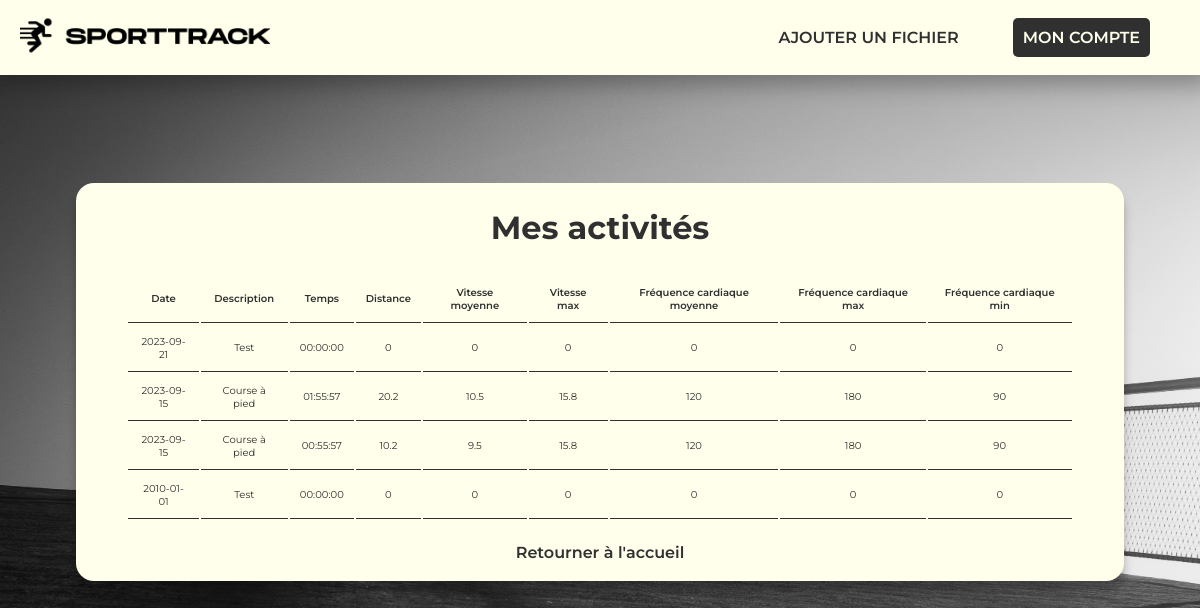
The app's page /activities (signed in) with its own data.
### tables this page shows
CREATE TABLE Activity (
    activityId INTEGER PRIMARY KEY AUTOINCREMENT, -- Primary key, auto-incremented
    userId INTEGER NOT NULL,
    date TEXT NOT NULL,
    description TEXT NOT NULL,
    time TEXT NOT NULL,
    distance REAL NOT NULL,
    averageSpeed REAL NOT NULL,
    maxSpeed REAL NOT NULL,
    totalAltitude REAL NOT NULL,
    averageHeartRate INTEGER NOT NULL,
    maxHeartRate INTEGER NOT NULL,
    minHeartRate INTEGER NOT NULL,
    FOREIGN KEY (userId) REFERENCES User(userId) -- Foreign key constraint
    CHECK (time LIKE '__:__:__')
);

### index.php (called while the page is built, shortened)
<?php
require_once (CONTROLLERS_DIR.'/ApplicationController.php');
ApplicationController::getInstance()->process();
?>

### model/ActivityDAO.php (called while the page is built, shortened)
<?php
class ActivityDAO {
    private static ActivityDAO $dao;
    public static function getInstance(): ActivityDAO {
        if (!isset(self::$dao)) {
            self::$dao = new ActivityDAO();
        }
        return self::$dao;
    }
    public final function findByIdUser(int $id): array {
        $dbc = SqliteConnection::getInstance()->getConnection();
        $query = "SELECT * FROM Activity WHERE userId = :userId";
        $stmt = $dbc->prepare($query);
        $stmt->bindValue(':userId', $id, PDO::PARAM_INT);
        $stmt->execute();
        $results = $stmt->fetchAll(PDO::FETCH_CLASS, 'Activity');
        return $results;
    }
}
?>

### model/Activity.php (called while the page is built, shortened)
<?php
class Activity {
    private string $date;
    private string $description;
    private string $time;
    private float $distance;
    private float $averageSpeed;
    private float $maxSpeed;
    private int $averageHeartRate;
    private int $maxHeartRate;
    private int $minHeartRate;
    public function getDate(): string {
        return $this->date;
    }
    public function getDescription(): string {
        return $this->description;
    }
    public function getTime(): string {
        return $this->time;
    }
    public function getDistance(): float {
        return $this->distance;
    }
    public function getAverageSpeed(): float {
        return $this->averageSpeed;
    }
    public function getMaxSpeed(): float {
        return $this->maxSpeed;
    }
    public function getAverageHeartRate(): int {
        return $this->averageHeartRate;
    }
    public function getMaxHeartRate(): int {
        return $this->maxHeartRate;
    }
    public function getMinHeartRate(): int {
        return $this->minHeartRate;
    }
}
?>

### views/list_activities.php (the view, shortened to what this page needs)
<html>
    <head>
        <link rel="stylesheet" href="../views/list_activities.css" media="screen" type="text/css" />
        <link href="https://cdnjs.cloudflare.com/ajax/libs/font-awesome/6.2.0/css/all.min.css" rel="stylesheet">
    </head>
    <body>
    <div class=menu>
        <a href="/"><img src="img/sporttrack.png"></img></a>
        <a href="upload">AJOUTER UN FICHIER</a>
        <a class="myaccount" href="my_account">MON COMPTE</a>
    </div>
    <div class="activities">
        <h1>Mes activités</h1>
        <?php
        usort($activities, function ($a, $b) {
            $timestampA = strtotime($a->getDate());
            $timestampB = strtotime($b->getDate());
            if ($timestampA == $timestampB) {
                return 0;
            }
            if ($timestampA < $timestampB) {
                return 1;
            } else {
                return -1;
            }
        });
        ?>
        <?php if (empty($activities)) { ?>
            <p>Pas d'activités pour le moment.</p>
            <a class="upload" href="upload">Ajouter une activité</a>
        <?php } else { ?>
            <table>
                <tr>
                    <th>Date</th>
                    <th>Description</th>
                    <th>Temps</th>
                    <th>Distance</th>
                    <th>Vitesse moyenne</th>
                    <th>Vitesse max</th>
                    <th>Fréquence cardiaque moyenne</th>
                    <th>Fréquence cardiaque max</th>
                    <th>Fréquence cardiaque min</th>
                </tr>
                <?php foreach ($activities as $activity) { ?>
                    <tr>
                        <td><?php echo $activity->getDate(); ?></td>
                        <td><?php echo $activity->getDescription(); ?></td>
                        <td><?php echo $activity->getTime(); ?></td>
                        <td><?php echo $activity->getDistance(); ?></td>
                        <td><?php echo $activity->getAverageSpeed(); ?></td>
                        <td><?php echo $activity->getMaxSpeed(); ?></td>
                        <td><?php echo $activity->getAverageHeartRate(); ?></td>
                        <td><?php echo $activity->getMaxHeartRate(); ?></td>
                        <td><?php echo $activity->getMinHeartRate(); ?></td>
                    </tr>
                <?php } ?>
            </table>
        <?php } ?>
        <a class="accueil" href="/">Retourner à l'accueil</a>
    </div>
</body>
</html>

### controllers/ApplicationController.php (shortened to what this page needs)
<?php
class ApplicationController{
    private $routes;
    private function __construct(){
        $this->routes = [
            '/' => CONTROLLERS_DIR.'/main.php',
            'error' => CONTROLLERS_DIR.'/error.php'
        ];
    }
    public function addRoute($path, $ctrl){
        $filePath = $ctrl;
        if(file_exists($filePath)){
            $this->routes[$path] = $filePath;
        }
    }
    private function request_path(){
        $request_uri = explode('/', trim($_SERVER['REQUEST_URI'], '/'));
        $script_name = explode('/', trim($_SERVER['SCRIPT_NAME'], '/'));
        $parts = array_diff_assoc($request_uri, $script_name);
        $path = implode('/', $parts);
        return $path;
    }
    private function get_php_classes($php_code) {
        $classes = array();
        $tokens = token_get_all($php_code);
        $count = count($tokens);
        for ($i = 2; $i < $count; $i++) {
            if ($tokens[$i - 2][0] == T_CLASS
                && $tokens[$i - 1][0] == T_WHITESPACE
                && $tokens[$i][0] == T_STRING) {
                $class_name = $tokens[$i][1];
                $classes[] = $class_name;
            }
        }
        return $classes;
    }
    private function file_get_php_classes($filepath) {
        $php_code = file_get_contents($filepath);
        $classes = $this->get_php_classes($php_code);
        return $classes;
    }
    public function process(){
        $path = $this->request_path();
        if (array_key_exists($path, $this->routes)) {
            $filePath = $this->routes[$path];
            if (file_exists($filePath)) {
                $classes = $this->file_get_php_classes($filePath);
                if (!empty($classes)) {
                    $ctrl_class = $classes[0];
                    if (class_exists($ctrl_class)) {
                        $controller = new $ctrl_class();
                        if (method_exists($controller, $_SERVER['REQUEST_METHOD'])) {
                            $method = $_SERVER['REQUEST_METHOD'];
                            $controller->$method($_REQUEST);
                        } else {
                            $controller->get($_REQUEST);
                        }
                    } else {
                        $this->routes['error'];
                    }
                } else {
                    $this->routes['error'];
                }
            } else {
                $this->routes['error'];
            }
        } else {
            $this->routes['error'];
        }
    }
}
?>

### controllers/ListActivityController.php (shortened to what this page needs)
<?php
require(__ROOT__.'/controllers/Controller.php');
class ListActivityController extends Controller {
    public function get($request) {
        if (isset($_SESSION['userId'])) {
            $activityDAO = ActivityDAO::getInstance();
            $userId = $_SESSION['userId'];
            $activities = $activityDAO->findByIdUser($userId);
            $this->render('list_activities', ['activities' => $activities]);
        } else {
            $this->render('user_connect_form', []);
        }
    }
}

### controllers/Controller.php (shortened to what this page needs)
<?php
require_once('model/Activity.php');
require_once('model/ActivityDAO.php');
abstract class Controller{
    public function render($view, $data, $print=true){
        $filePath ="views/".$view.".php";
        $output = NULL;
        if(file_exists($filePath)){
            extract($data);
            include $filePath;
            $output = ob_get_clean();
        }
        if ($print) {
            print $output;
        }
        return $output;
    }
}
?>

### views/list_activities.css (style rules this page uses)
body { background-image: url(../../img/background.jpg); background-repeat: no-repeat; background-size: cover; font-family: Montserrat; font-weight: 300; font-size: 16px; line-height: 1.5; display: flex; justify-content: center; color: #303030; margin-bottom: 100; }
.activities { margin-top: 175; margin-bottom: auto; width: 80%; border-radius: 18px; padding: 0 50px 0 50px; background: rgb(255, 255, 236); align-items: center; box-shadow: 0px 10px 10px 0px rgba(0,0,0,0.25); }
.activities > h1 { text-align: center; }
.activities .accueil { outline: none; text-decoration: none; font-family: Montserrat; width: 200px; margin-left: auto; margin-right: auto; font-size: 16px; font-weight: 600; display: flex; justify-content: center; margin-block-end: 1em; }
.activities a:link { color: #303030; }
.activities table { font-size: 10px; width: 100%; margin-top: 20px; margin-bottom: 20px; }
.activities table th { font-weight: 600; text-align: center; padding: 10px; border-bottom: 1px solid #303030; }
.activities table td { text-align: center; padding: 10px; border-bottom: 1px solid #303030; }
.menu { text-align: right; display: block; position: fixed; top: 0px; width: 100%; height: 75px; font-size: 16px; background: rgb(255, 255, 236); box-shadow: 0px 0px 20px 10px rgba(0,0,0,0.25); }
.menu a { margin-right: 50px; line-height: 75px; text-decoration: none; color: #303030; font-family: Montserrat; border: none; margin-block-end: 0; font-weight: 600; }
.menu img { margin-top: 12.5px; margin-left: 20px; float: left; width: 250px; }
.menu .myaccount { color: rgb(255, 255, 236); padding: 10px; width: 600px; border-radius: 5px; background: #303030; }

### records on screen
activity: date "2023-09-21", description "Test", time "00:00:00", distance "0", averageSpeed "0", maxSpeed "0", averageHeartRate "0", maxHeartRate "0", minHeartRate "0"
activity: date "2023-09-15", description "Course à pied", time "01:55:57", distance "20.2", averageSpeed "10.5", maxSpeed "15.8", averageHeartRate "120", maxHeartRate "180", minHeartRate "90"
activity: date "2023-09-15", description "Course à pied", time "00:55:57", distance "10.2", averageSpeed "9.5", maxSpeed "15.8", averageHeartRate "120", maxHeartRate "180", minHeartRate "90"
activity: date "2010-01-01", description "Test", time "00:00:00", distance "0", averageSpeed "0", maxSpeed "0", averageHeartRate "0", maxHeartRate "0", minHeartRate "0"
